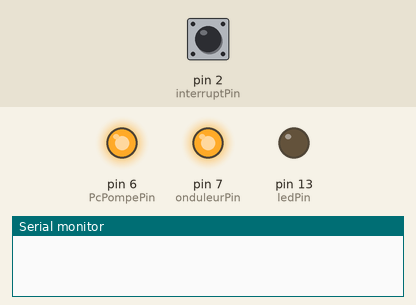
The sketch below on a simulated Arduino Uno, built with avr-gcc and run on an emulated ATmega328P. On the bench: output pins drawn as LEDs (lit = HIGH), the last lines printed to the serial monitor. The inputs (shaded band) are chosen by the test bench; at power-on: pin 2 (interruptPin) HIGH.

Above: at 0.1 s.
At 1.1 s:
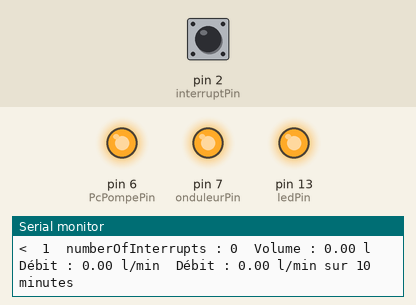
Timing chart, 0 to 2.6 s (numbered marks = the images above):
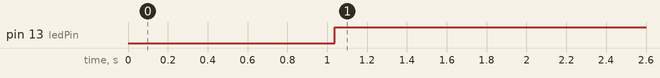

Measured:
- by itself, pin 13 (ledPin): LOW → HIGH at 1.0 s

The sketch:

debit_serial.ino
```cpp
//
//#define impulse_topic "sensor/impulse" //Topic débit
//#define volume_topic "sensor/volume" //Topic volume
//#define debit_topic "sensor/debit" //Topic débit

//  marron  masse
//  jaune   signal
//  bleu  +5V_DC
//  ############  Déclaration des variables ##################

const byte ledPin = 13;
bool etatLedPin = false;
const byte onduleurPin = 7;
const byte PcPompePin = 6;
const byte interruptPin = 2;
volatile byte interruptCounter = 0;
unsigned long numberOfInterrupts = 0;

unsigned long now = 0;
//unsigned long last = 0;
unsigned int timerMonitor = 1000;
unsigned int timerLed = 1000;

//  ############  Déclaration des fonctions ##################
void update_interruptCounter();
void update_monitor(unsigned int const &timer);
void handleInterrupt();
float volume_pompe ();   //  renvoie volume en litre / heure
float debit();  //  renvoie débit en litre / heure
float debit(int const &dt);
void update_led(unsigned int const &timer);

void setup() {
  Serial.begin(9600);
  pinMode(interruptPin, INPUT_PULLUP);
  pinMode(onduleurPin, OUTPUT);
  digitalWrite(onduleurPin, HIGH);
  pinMode(PcPompePin, OUTPUT);
  digitalWrite(PcPompePin, HIGH);
  pinMode(ledPin, OUTPUT);
  attachInterrupt(digitalPinToInterrupt(interruptPin), handleInterrupt, FALLING);
}

void loop() {
  now = millis();
  //Envoi d'un message par minute
  //  unsigned long t = millis();
  //
  //  if (now - lastMsg > 1000 * 10) {
  //    lastMsg = now;
  //    client.publish(impulse_topic, String(numberOfInterrupts).c_str(), true); //Publie le nombre d'impulsions le topic impulse_topic
  //    client.publish(volume_topic, String(volume_pompe ()).c_str(), true); //Publie le volume total depuis démarrage
  //    client.publish(debit_topic, String(q).c_str(), true); //Publie le débit le topic débit_topic
  //    client.publish(temp_topic, String(tempDev[1]).c_str(), true); //Publie la température capteur N°1
  //    //client.publish(temp_topic, String(sensors.getTempCByIndex(0)).c_str(), true); //Publie la température le topic temp_topic
  //  }
  update_interruptCounter();
  update_monitor(timerMonitor);
  update_led(timerLed);
  //  if (debit() < 200) {
  //    pompeOff(true);
  //    timerLed = 100;
  //  }
}

//  ############  Définition des fonctions ##################
void handleInterrupt() {
  interruptCounter++;
}
void update_interruptCounter() {
  if (interruptCounter > 0) {
    interruptCounter--;
    numberOfInterrupts++;
    //Serial.print("An interrupt has occurred. Total: ");
    //Serial.print(numberOfInterrupts);
    //    Serial.print("    Volume total: ");
    //    Serial.print(volume_pompe ());
    //    Serial.print(" litres.    Débit : ");
    //    Serial.print(debit());
    //    Serial.print(" l/min");
  }
}

void update_monitor(unsigned int const &timer) {
  static unsigned long last = 0;
  if (now - last > timerMonitor) {
    Serial.print("<\t");
    Serial.print(now / 1000);
    Serial.print("\tnumberOfInterrupts : ");
    Serial.print(numberOfInterrupts);
    Serial.print("\tVolume : ");
    Serial.print(volume_pompe ());
    Serial.print(" l\t");
    Serial.print("Débit : ");
    Serial.print(debit());
    Serial.print(" l/min");
    Serial.print("\tDébit : ");
    Serial.print(debit(1));
    Serial.println(" l/min sur 10 minutes");
    last = now;
  }
}

float volume_pompe () {
  return numberOfInterrupts / 262.0; //volume total pompé en litres
}
// calcul du débit en litre /min
float debit() {
  //Serial.print("debit()");
  static unsigned long last_numberOfInterrupts = 0;
  static unsigned long last = 0;
  static float q = 0.0;
  int delta_t = now - last;
  if (delta_t > 15000) { //  toutes les 15 secondes
    q = ((numberOfInterrupts - last_numberOfInterrupts) / 262.0) / (delta_t / 60000.0);
    last_numberOfInterrupts = numberOfInterrupts;
    last = now;
  }
  return q;
}
// calcul du débit en litre /min
float debit(int const &dt) {
  static unsigned long last_numberOfInterrupts = 0;
  static unsigned long last = 0;
  static float q = 0.0;
  double delta_t = now - last;
  if (delta_t > (dt * 60000)) { //  toutes les 10min
    q = ((numberOfInterrupts - last_numberOfInterrupts) / 262.0) / (delta_t / 60000.0);
    last_numberOfInterrupts = numberOfInterrupts;
    last = now;
  }
  return q;
}
void update_led(unsigned int const & timer) {
  static unsigned long last = 0;
  if (now - last > timer) {
    digitalWrite (ledPin, !etatLedPin);
    last = now;
  }
}
//void pompeOff(bool &pompeOff) {
//  if (pompeOff) {
//    static unsigned long last = 0;
//    static bool procedure = false;
//    int timer = 500;
//    static bool INIT = true;
//    if (INIT) {
//        INIT = false;
//        last = now;
//      }
//    if (!procedure) {
//      PcPompeOff();
//      procedure = true;
//      else if ((procedure) && (now - last > timer)) {
//        onduleurOff();
//        procedure = false;
//        pompeOff = false;
//      }
//    }
//  }
//  void pompeOn(bool &pompeOn) {
//    if (pompeOn) {
//      static unsigned long last = 0;
//      static bool procedure = false;
//      int timer = 2000;
//      static bool INIT = true;
//      if (INIT) {
//        INIT = false;
//        last = now;
//      }
//      if (!procedure) {
//        onduleurOn();
//        procedure = true;
//      }
//      else if ((procedure) && (now - last > timer)) {
//        PcPompeOn();
//        procedure = false;
//        pompeOn = false;
//        INIT = true;
//      }
//    }
//  }
//
//  void PcPompeOff() {
//    digitalWrite (PcPompePin, LOW);
//  }
//  void PcPompeOn() {
//    digitalWrite (PcPompePin, HIGH);
//  }
//  void onduleurOff() {
//    digitalWrite (onduleurPin, LOW);
//  }
//  void onduleurOn() {
//    digitalWrite (onduleurPin, HIGH);
//  }
```
